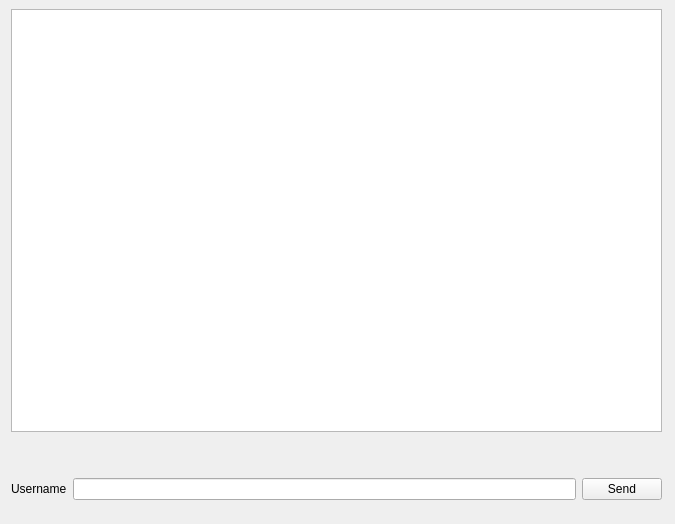
<?xml version="1.0" encoding="UTF-8"?>
<ui version="4.0">
 <class>Chat</class>
 <widget class="QWidget" name="Chat">
  <property name="geometry">
   <rect>
    <x>0</x>
    <y>0</y>
    <width>675</width>
    <height>524</height>
   </rect>
  </property>
  <property name="windowTitle">
   <string>Form</string>
  </property>
  <widget class="QWidget" name="verticalLayoutWidget">
   <property name="geometry">
    <rect>
     <x>11</x>
     <y>9</y>
     <width>651</width>
     <height>491</height>
    </rect>
   </property>
   <layout class="QVBoxLayout" name="verticalLayout">
    <item>
     <widget class="QTextEdit" name="chat">
      <property name="acceptDrops">
       <bool>false</bool>
      </property>
      <property name="undoRedoEnabled">
       <bool>false</bool>
      </property>
      <property name="readOnly">
       <bool>true</bool>
      </property>
      <property name="cursorWidth">
       <number>1</number>
      </property>
     </widget>
    </item>
    <item>
     <spacer name="verticalSpacer">
      <property name="orientation">
       <enum>Qt::Vertical</enum>
      </property>
      <property name="sizeType">
       <enum>QSizePolicy::Minimum</enum>
      </property>
      <property name="sizeHint" stdset="0">
       <size>
        <width>20</width>
        <height>40</height>
       </size>
      </property>
     </spacer>
    </item>
    <item>
     <layout class="QHBoxLayout" name="horizontalLayout_2">
      <item>
       <widget class="QLabel" name="username_label">
        <property name="text">
         <string>Username</string>
        </property>
       </widget>
      </item>
      <item>
       <widget class="QLineEdit" name="message"/>
      </item>
      <item>
       <widget class="QPushButton" name="send_btn">
        <property name="text">
         <string>Send</string>
        </property>
       </widget>
      </item>
     </layout>
    </item>
   </layout>
  </widget>
 </widget>
 <tabstops>
  <tabstop>message</tabstop>
  <tabstop>send_btn</tabstop>
  <tabstop>chat</tabstop>
 </tabstops>
 <resources/>
 <connections/>
</ui>
